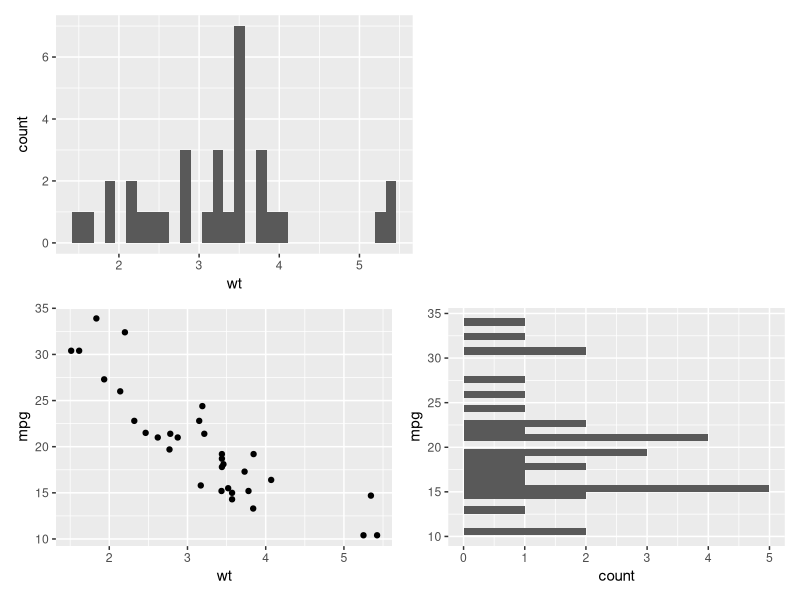
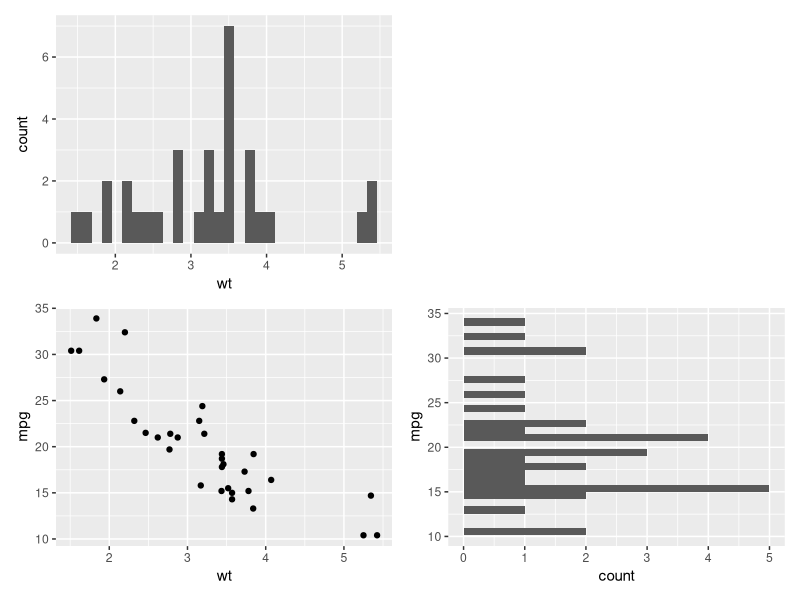
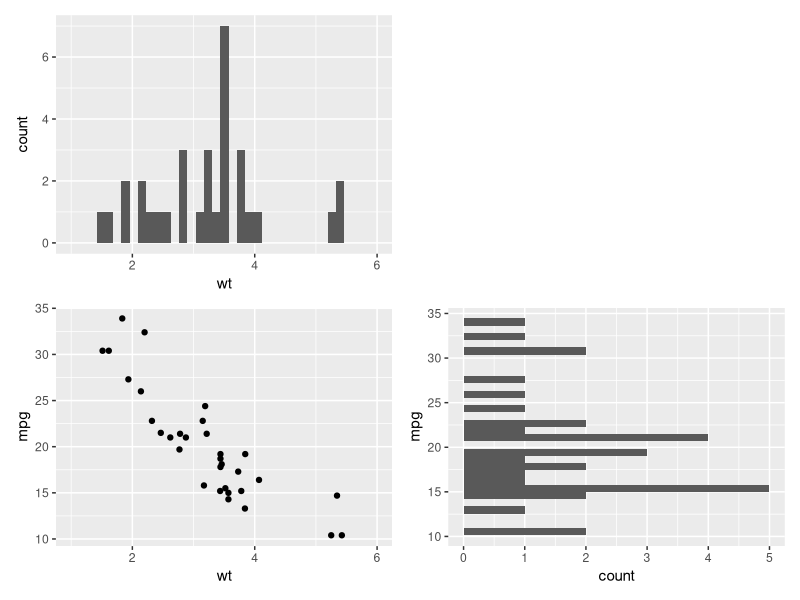

These charts were generated, in order, by the following R code:
## ---- chunk 1
library(ggplot2)
library(patchwork)
## ---- chunk 2
library(ggplot2)
library(patchwork)
xy <- ggplot(mtcars, aes(wt, mpg)) + geom_point()
x <- ggplot(mtcars, aes(wt)) + geom_histogram(bins = 30)
y <- ggplot(mtcars, aes(mpg)) + geom_histogram(bins = 30) + coord_flip()
(x | plot_spacer()) / (xy | y)
## ---- chunk 3
wrap_plots(x, plot_spacer(), xy, y, nrow = 2)
## ---- chunk 4
xlimits <- coord_cartesian(xlim = c(1, 6)) # xlim() はNG
wrap_plots(x + xlimits, plot_spacer(), xy + xlimits, y, nrow = 2)
